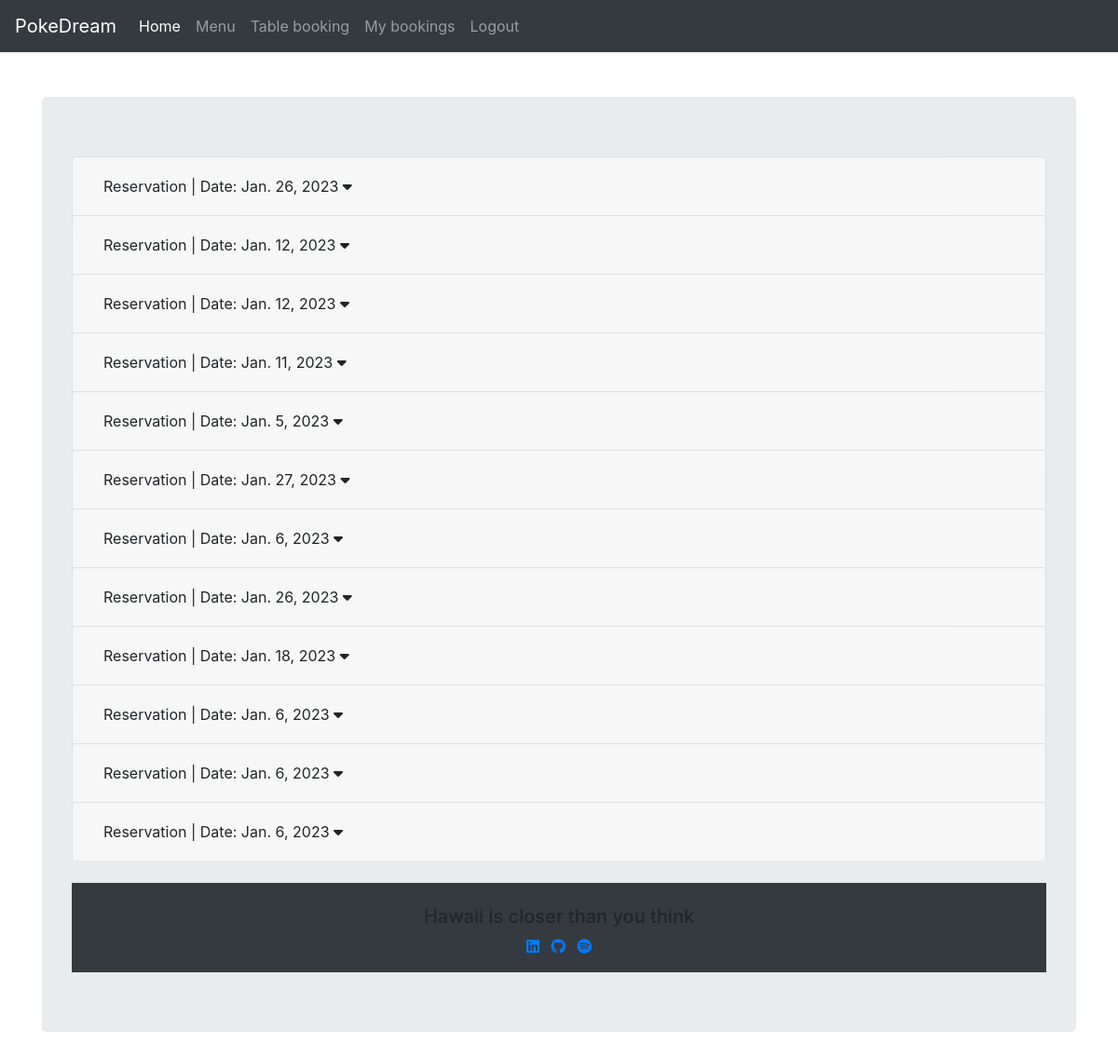
Page /mybookings (signed in) on the committed database.
### book_table/models.py (models this page shows, shortened)
class Reservation(models.Model):
    time_services = [
        (datetime.time(13, 0, 0), "13:00"),
        (datetime.time(15, 0, 0), '15:00'),
        (datetime.time(20, 0, 0), '20:00'),
        (datetime.time(22, 0, 0), '22:00')]
    client = models.ForeignKey(User, on_delete=models.CASCADE, related_name='restaurant_booking')
    table = models.ForeignKey(Table, on_delete=models.CASCADE)
    date = models.DateField(null=False, blank=False)
    time = models.TimeField(null=False, blank=False, choices=time_services)
    class Meta:
        unique_together = ["table", "date", "time"]

### book_table/views.py (the view)
# urls.py: path('mybookings', views.mybooking_view, name='mybookings'),
def mybooking_view(request):
    try:
        reservations = get_list_or_404(Reservation, client = request.user)
    except:
        reservations = None
    form = ReservationForm()
    context = {
        'reservations': reservations,
    }
    return render(request, 'mybooking.html', context)

### book_table/templates/mybooking.html (shortened to what this page needs)
{% extends "base.html" %}
{% block content %}
<div class="container">
  <div class="row">
    <div class="col mt-5 ">
      <div class="jumbotron">
        {% for reservation in reservations%}
        <div class="accordion" id="accordionExample">
          <div class="card">
            <div class="card-header" id="headingOne">
              <h2 class="mb-0">
                <button class="btn btn-block text-left" type="button" data-toggle="collapse"
                  data-target="#collapse{{ forloop.counter }}" aria-expanded="true" aria-controls="collapseOne">
                  Reservation | Date: {{reservation.date}}
                  <i class="fas fa-caret-down"></i>
                </button>
              </h2>
            </div>
          </div>
          {% empty %}
          <p>No reservations</p>
          {% endfor %}
        </div>
      </div>
    </div>
  </div>
</div>
{%endblock%}

### rows in the picture
Reservation: date "Jan. 26, 2023"
Reservation: date "Jan. 12, 2023"
Reservation: date "Jan. 12, 2023"
Reservation: date "Jan. 11, 2023"
Reservation: date "Jan. 5, 2023"
Reservation: date "Jan. 27, 2023"
Reservation: date "Jan. 6, 2023"
Reservation: date "Jan. 26, 2023"
Reservation: date "Jan. 18, 2023"
Reservation: date "Jan. 6, 2023"
Reservation: date "Jan. 6, 2023"
Reservation: date "Jan. 6, 2023"
